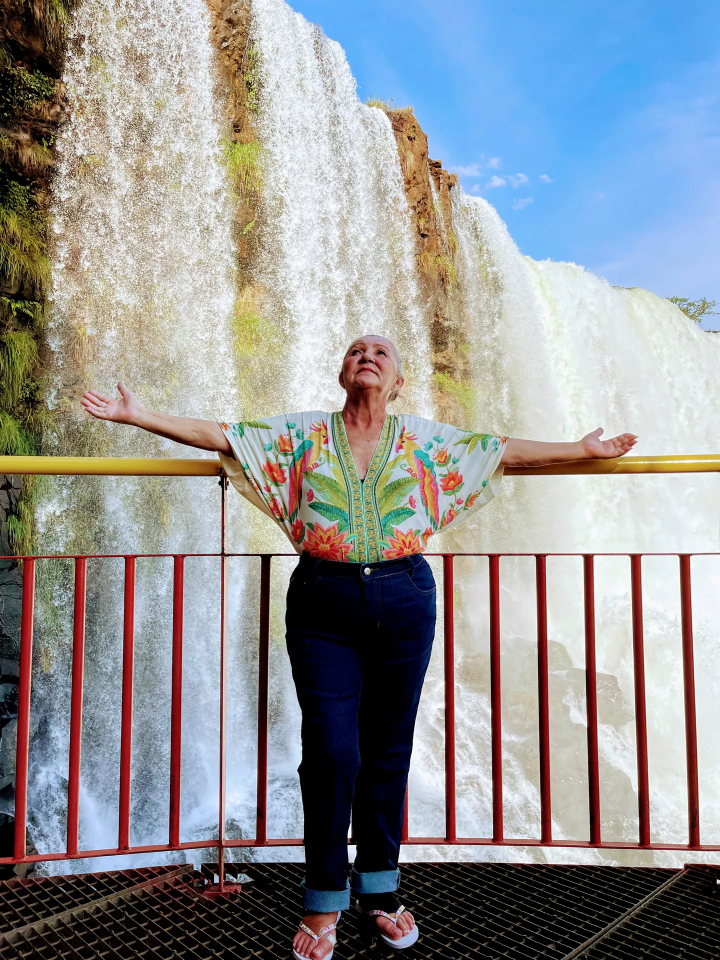
#> input picture media/iguacu-2021/01.webp, 1440 x 1920 px (shown at 1/2 size)
$ python -i build_pr_preview.py   (imports and definitions only)
#> lines starting #> are read from the running program, lines starting #| are printed output that depends on the picture
#!/usr/bin/env python3
"""
build_pr_preview.py — gera previews + corpo de comentário Markdown para o PR
de proposals.json.

Para cada cluster não-órfão em proposals.json, escolhe até 4 itens
representativos (mesma lógica de priorização — GPS + espaçamento temporal),
gera thumbs 160×160 WebP em previews/ingest/<cluster-id>/N.webp e monta um
corpo de PR em Markdown com:

  - Nome da viagem detectada (suggested_trip_id ou merge_with)
  - Contagem ("Detectadas N fotos + M vídeos")
  - Grid 2×2 inline com 4 thumbnails
  - Lista de legendas geradas (place · data) — pré-revisão

O markdown referencia os thumbs por URL `raw.githubusercontent.com` do branch
configurado em --branch (default: chore/ingest-proposals). Esse script é
executado no workflow `ingest.yml` no estágio `detect`.

Uso:
  python scripts/build_pr_preview.py \\
      --proposals proposals.json \\
      --previews-dir previews/ingest \\
      --branch chore/ingest-proposals \\
      --repo edurcampos86-jpg/viagens \\
      --out pr-body.md
"""

from __future__ import annotations

import argparse
import json
import os
import sys
from datetime import datetime
from pathlib import Path

REPO_ROOT = Path(__file__).resolve().parent.parent

MONTHS_PT = ["", "jan", "fev", "mar", "abr", "mai", "jun",
             "jul", "ago", "set", "out", "nov", "dez"]


# [22 lines left out: functions _fmt_date, _caption_for, _pick_preview_items, not called in this run]


def _make_thumb(src: Path, dst: Path, *, side: int = 160) -> bool:
    """Gera thumb WebP quadrado (crop centralizado). EXIF stripado."""
#> called with src = '../media/iguacu-2021/01.webp', dst = 'out.png', side = 160
    try:
        from PIL import Image, ImageOps
    except ImportError:
        return False
    try:
        with Image.open(src) as im:
#> im is the input picture: PIL image 1440x1920 RGB; mean R, G, B 146.1, 148, 150
            im = ImageOps.exif_transpose(im)
            im = im.convert("RGB")
            # Crop quadrado central + resize
            w, h = im.size
#> w = 1440; h = 1920
            s = min(w, h)
#> s = 1440
            left = (w - s) // 2
#> left = 0
            top = (h - s) // 2
#> top = 240
            im = im.crop((left, top, left + s, top + s))
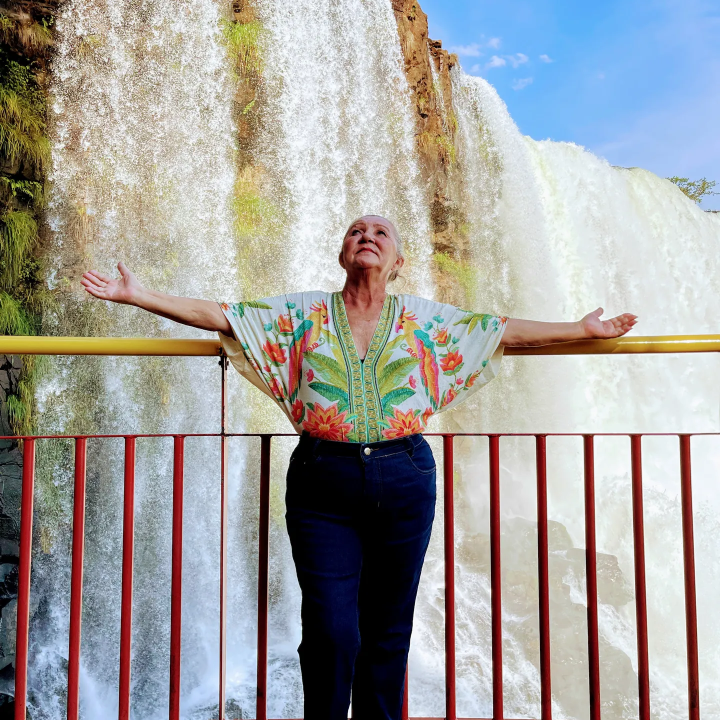
#> im: PIL image 1440x1440 RGB (shown at 1/2 size); mean R, G, B 163.3, 161.1, 158.5
            im = im.resize((side, side), Image.LANCZOS)
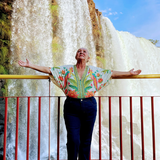
#> im: PIL image 160x160 RGB; mean R, G, B 163.3, 161.2, 158.7
            dst.parent.mkdir(parents=True, exist_ok=True)
            im.save(dst, "WEBP", quality=60, method=6)
        return True
    except Exception as e:
#> (the run stopped early here; a loop or call above may not have finished)

$ run again, on media/iguacu-2021/02.webp
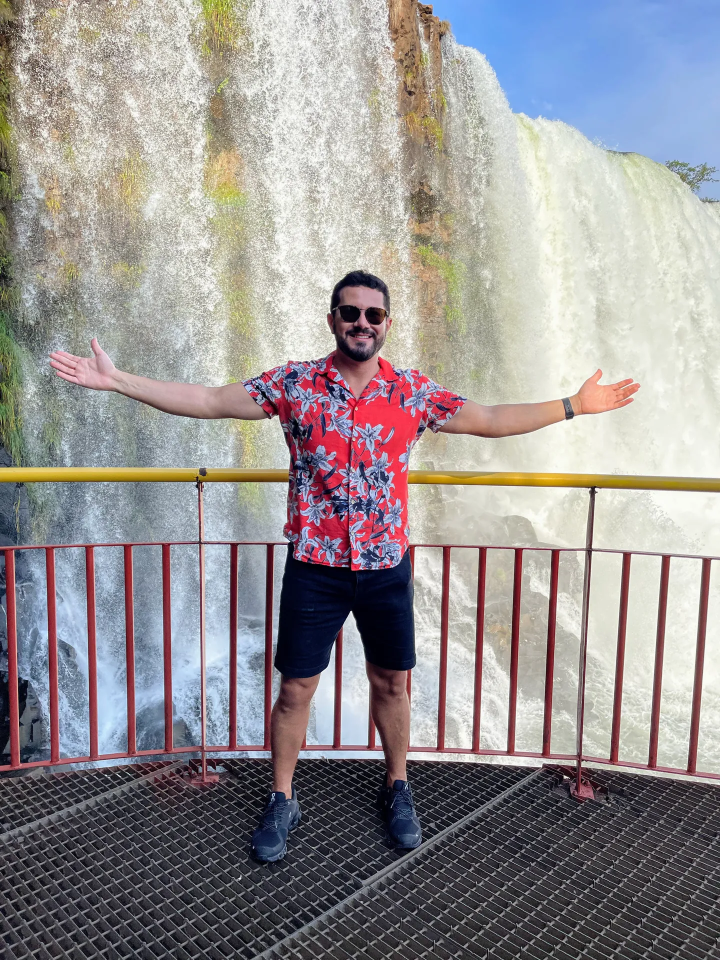
#> input picture media/iguacu-2021/02.webp, 1440 x 1920 px (shown at 1/2 size)
#> in _make_thumb, im is the input picture: PIL image 1440x1920 RGB; mean R, G, B 151.7, 147.1, 147.8
#> in _make_thumb, `im = im.crop((left, top, left + s, top + s))`:
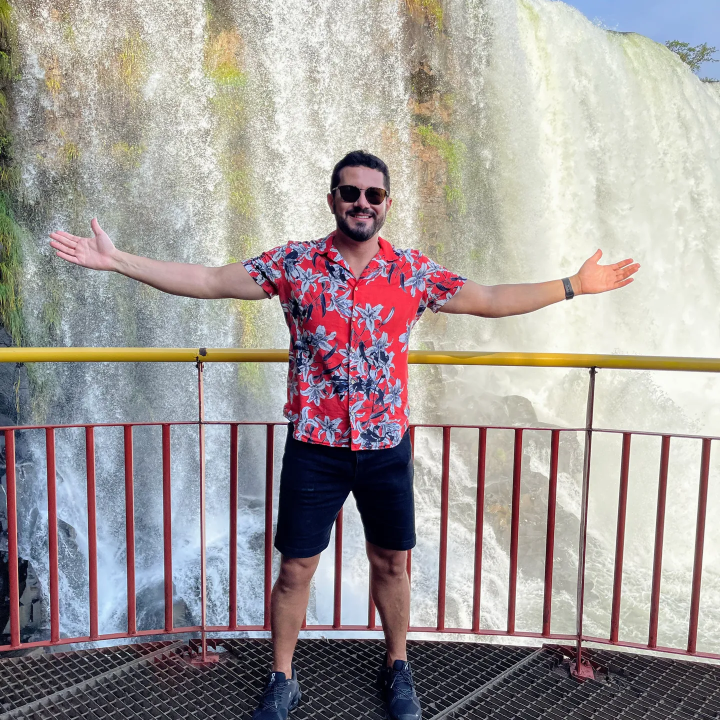
#> im: PIL image 1440x1440 RGB (shown at 1/2 size); mean R, G, B 163.8, 156.1, 153.9
#> in _make_thumb, `im = im.resize((side, side), Image.LANCZOS)`:
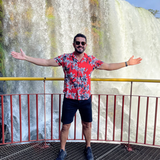
#> im: PIL image 160x160 RGB; mean R, G, B 163.9, 156.1, 153.9

$ run again, on media/iguacu-2021/03.webp
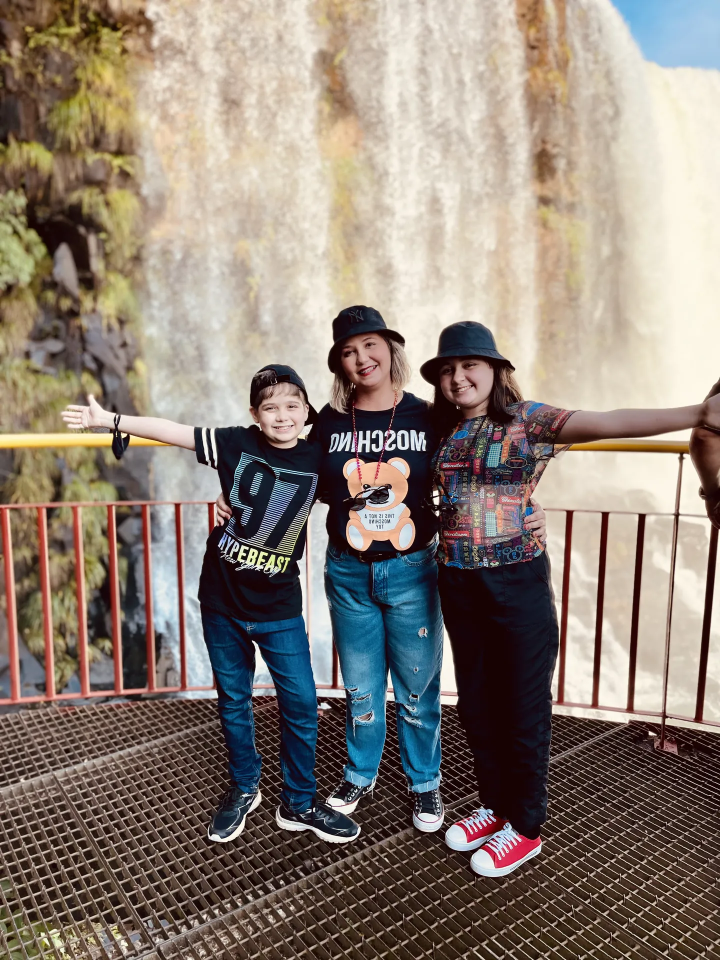
#> input picture media/iguacu-2021/03.webp, 1440 x 1920 px (shown at 1/2 size)
#> in _make_thumb, im is the input picture: PIL image 1440x1920 RGB; mean R, G, B 140.7, 128.6, 118.3
#> in _make_thumb, `im = im.crop((left, top, left + s, top + s))`:
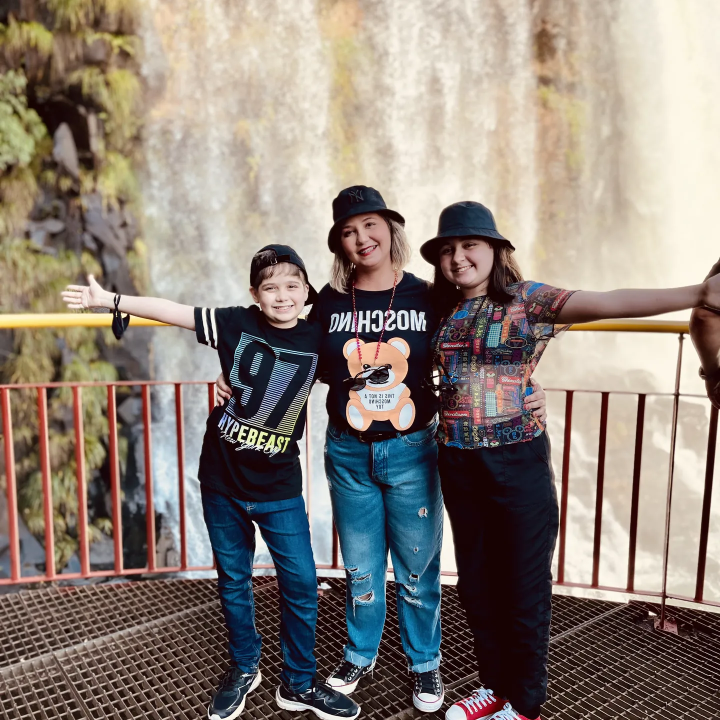
#> im: PIL image 1440x1440 RGB (shown at 1/2 size); mean R, G, B 140.9, 130, 121.3
#> in _make_thumb, `im = im.resize((side, side), Image.LANCZOS)`:
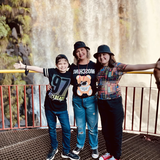
#> im: PIL image 160x160 RGB; mean R, G, B 140.9, 130.1, 121.3

$ run again, on media/iguacu-2021/04.webp
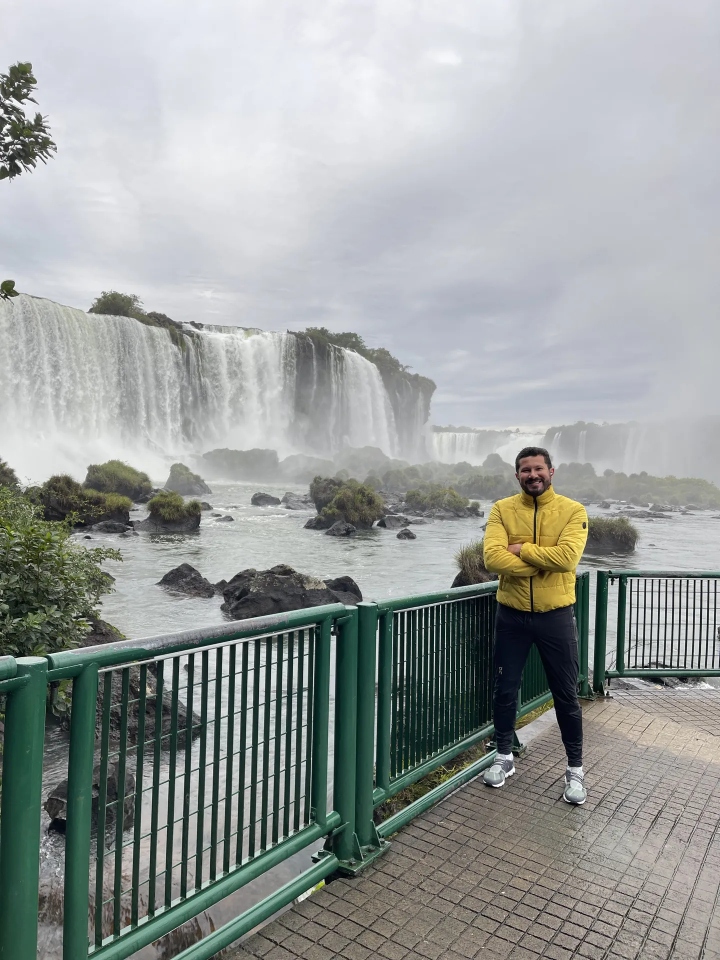
#> input picture media/iguacu-2021/04.webp, 1440 x 1920 px (shown at 1/2 size)
#> in _make_thumb, im is the input picture: PIL image 1440x1920 RGB; mean R, G, B 153.2, 158, 156
#> in _make_thumb, `im = im.crop((left, top, left + s, top + s))`:
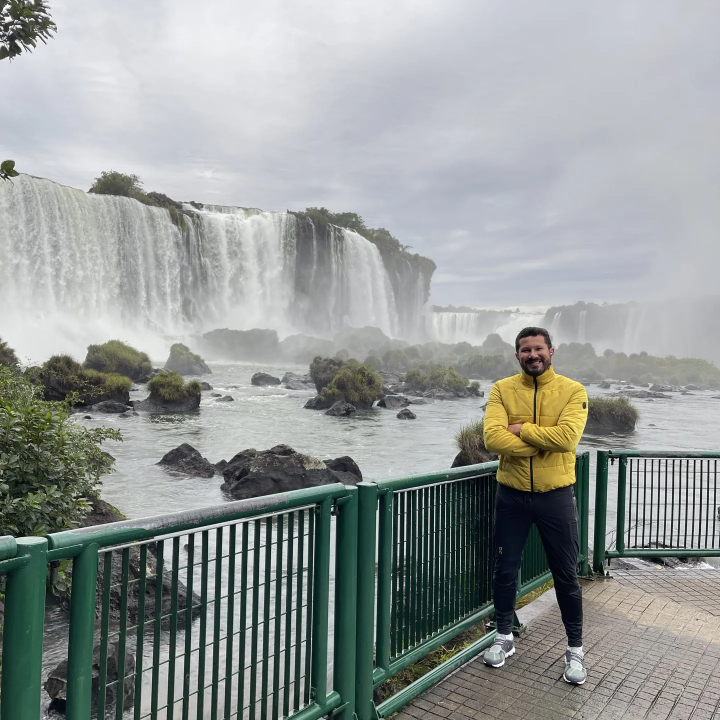
#> im: PIL image 1440x1440 RGB (shown at 1/2 size); mean R, G, B 148.9, 154.2, 151.9
#> in _make_thumb, `im = im.resize((side, side), Image.LANCZOS)`:
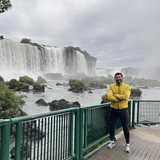
#> im: PIL image 160x160 RGB; mean R, G, B 148.9, 154.2, 151.9
